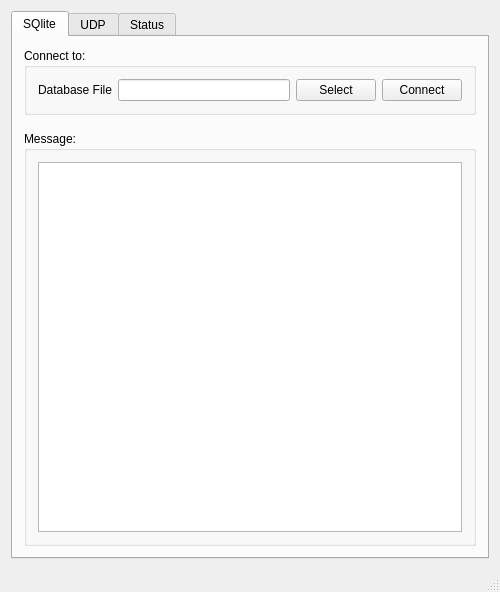
<?xml version="1.0" encoding="UTF-8"?>
<ui version="4.0">
 <class>MainWindow</class>
 <widget class="QMainWindow" name="MainWindow">
  <property name="geometry">
   <rect>
    <x>0</x>
    <y>0</y>
    <width>500</width>
    <height>592</height>
   </rect>
  </property>
  <property name="minimumSize">
   <size>
    <width>500</width>
    <height>500</height>
   </size>
  </property>
  <property name="windowTitle">
   <string>emRad Server</string>
  </property>
  <property name="windowIcon">
   <iconset>
    <normaloff>../../../.designer/backup/res/socket_test.png</normaloff>../../../.designer/backup/res/socket_test.png</iconset>
  </property>
  <widget class="QWidget" name="centralWidget">
   <layout class="QVBoxLayout" name="verticalLayout">
    <item>
     <widget class="QTabWidget" name="tabWidget">
      <property name="tabShape">
       <enum>QTabWidget::Rounded</enum>
      </property>
      <property name="currentIndex">
       <number>0</number>
      </property>
      <widget class="QWidget" name="SQlite">
       <attribute name="title">
        <string>SQlite</string>
       </attribute>
       <layout class="QVBoxLayout" name="verticalLayout_5">
        <item>
         <widget class="QGroupBox" name="groupBox_4">
          <property name="title">
           <string>Connect to:</string>
          </property>
          <layout class="QVBoxLayout" name="verticalLayout_6">
           <item>
            <layout class="QHBoxLayout" name="horizontalLayout_7">
             <item>
              <widget class="QLabel" name="label_targetIP">
               <property name="sizePolicy">
                <sizepolicy hsizetype="Preferred" vsizetype="Preferred">
                 <horstretch>0</horstretch>
                 <verstretch>0</verstretch>
                </sizepolicy>
               </property>
               <property name="minimumSize">
                <size>
                 <width>0</width>
                 <height>0</height>
                </size>
               </property>
               <property name="baseSize">
                <size>
                 <width>0</width>
                 <height>0</height>
                </size>
               </property>
               <property name="text">
                <string>Database File</string>
               </property>
              </widget>
             </item>
             <item>
              <widget class="QLineEdit" name="lineEdit_DbFile">
               <property name="minimumSize">
                <size>
                 <width>150</width>
                 <height>0</height>
                </size>
               </property>
               <property name="maximumSize">
                <size>
                 <width>400</width>
                 <height>16777215</height>
                </size>
               </property>
              </widget>
             </item>
             <item>
              <widget class="QPushButton" name="button_DbClient_select">
               <property name="text">
                <string>Select</string>
               </property>
              </widget>
             </item>
             <item>
              <widget class="QPushButton" name="button_DbClient">
               <property name="text">
                <string>Connect</string>
               </property>
              </widget>
             </item>
            </layout>
           </item>
          </layout>
         </widget>
        </item>
        <item>
         <spacer name="verticalSpacer_4">
          <property name="orientation">
           <enum>Qt::Vertical</enum>
          </property>
          <property name="sizeType">
           <enum>QSizePolicy::Fixed</enum>
          </property>
          <property name="sizeHint" stdset="0">
           <size>
            <width>20</width>
            <height>10</height>
           </size>
          </property>
         </spacer>
        </item>
        <item>
         <widget class="QGroupBox" name="groupBox_2">
          <property name="title">
           <string>Message:</string>
          </property>
          <layout class="QVBoxLayout" name="verticalLayout_4">
           <item>
            <widget class="QTextBrowser" name="textBrowser_DbClientMessage"/>
           </item>
          </layout>
         </widget>
        </item>
       </layout>
      </widget>
      <widget class="QWidget" name="tab_udp">
       <attribute name="title">
        <string>UDP</string>
       </attribute>
       <layout class="QVBoxLayout" name="verticalLayout_9">
        <item>
         <widget class="QGroupBox" name="groupBox_6">
          <property name="title">
           <string>Listen on:</string>
          </property>
          <layout class="QVBoxLayout" name="verticalLayout_10">
           <item>
            <layout class="QHBoxLayout" name="horizontalLayout_4">
             <item>
              <widget class="QLabel" name="label_3">
               <property name="text">
                <string>Port:</string>
               </property>
              </widget>
             </item>
             <item>
              <widget class="QLineEdit" name="lineEdit_UdpListenPort">
               <property name="sizePolicy">
                <sizepolicy hsizetype="Preferred" vsizetype="Fixed">
                 <horstretch>0</horstretch>
                 <verstretch>0</verstretch>
                </sizepolicy>
               </property>
               <property name="minimumSize">
                <size>
                 <width>80</width>
                 <height>0</height>
                </size>
               </property>
               <property name="maximumSize">
                <size>
                 <width>80</width>
                 <height>16777215</height>
                </size>
               </property>
              </widget>
             </item>
             <item>
              <spacer name="horizontalSpacer_3">
               <property name="orientation">
                <enum>Qt::Horizontal</enum>
               </property>
               <property name="sizeHint" stdset="0">
                <size>
                 <width>40</width>
                 <height>20</height>
                </size>
               </property>
              </spacer>
             </item>
             <item>
              <widget class="QPushButton" name="button_Udp">
               <property name="text">
                <string>Start</string>
               </property>
              </widget>
             </item>
            </layout>
           </item>
          </layout>
         </widget>
        </item>
        <item>
         <spacer name="verticalSpacer_5">
          <property name="orientation">
           <enum>Qt::Vertical</enum>
          </property>
          <property name="sizeType">
           <enum>QSizePolicy::Fixed</enum>
          </property>
          <property name="sizeHint" stdset="0">
           <size>
            <width>20</width>
            <height>10</height>
           </size>
          </property>
         </spacer>
        </item>
        <item>
         <widget class="QGroupBox" name="groupBox_8">
          <property name="title">
           <string>Message:</string>
          </property>
          <layout class="QVBoxLayout" name="verticalLayout_11">
           <item>
            <widget class="QTextBrowser" name="textBrowser_UdpMessage"/>
           </item>
          </layout>
         </widget>
        </item>
       </layout>
      </widget>
      <widget class="QWidget" name="tabStats">
       <property name="maximumSize">
        <size>
         <width>476</width>
         <height>16777215</height>
        </size>
       </property>
       <attribute name="title">
        <string>Status</string>
       </attribute>
       <widget class="QWidget" name="verticalLayoutWidget">
        <property name="geometry">
         <rect>
          <x>0</x>
          <y>0</y>
          <width>481</width>
          <height>411</height>
         </rect>
        </property>
        <layout class="QVBoxLayout" name="verticalLayout_3">
         <item>
          <widget class="QLabel" name="label_2">
           <property name="font">
            <font>
             <weight>75</weight>
             <bold>true</bold>
            </font>
           </property>
           <property name="text">
            <string>Status</string>
           </property>
           <property name="alignment">
            <set>Qt::AlignCenter</set>
           </property>
          </widget>
         </item>
         <item>
          <spacer name="verticalSpacer_2">
           <property name="orientation">
            <enum>Qt::Vertical</enum>
           </property>
           <property name="sizeType">
            <enum>QSizePolicy::Fixed</enum>
           </property>
           <property name="sizeHint" stdset="0">
            <size>
             <width>20</width>
             <height>20</height>
            </size>
           </property>
          </spacer>
         </item>
         <item>
          <widget class="QLabel" name="label">
           <property name="text">
            <string>Database</string>
           </property>
          </widget>
         </item>
         <item>
          <spacer name="verticalSpacer_3">
           <property name="orientation">
            <enum>Qt::Vertical</enum>
           </property>
           <property name="sizeType">
            <enum>QSizePolicy::Fixed</enum>
           </property>
           <property name="sizeHint" stdset="0">
            <size>
             <width>20</width>
             <height>10</height>
            </size>
           </property>
          </spacer>
         </item>
         <item>
          <widget class="QLabel" name="db_status_label">
           <property name="text">
            <string/>
           </property>
          </widget>
         </item>
         <item>
          <widget class="QLabel" name="db_tp_label">
           <property name="text">
            <string>0 Packets per Second</string>
           </property>
          </widget>
         </item>
         <item>
          <spacer name="verticalSpacer_6">
           <property name="orientation">
            <enum>Qt::Vertical</enum>
           </property>
           <property name="sizeType">
            <enum>QSizePolicy::Fixed</enum>
           </property>
           <property name="sizeHint" stdset="0">
            <size>
             <width>20</width>
             <height>10</height>
            </size>
           </property>
          </spacer>
         </item>
         <item>
          <widget class="QLabel" name="label_4">
           <property name="text">
            <string>Network</string>
           </property>
          </widget>
         </item>
         <item>
          <spacer name="verticalSpacer_7">
           <property name="orientation">
            <enum>Qt::Vertical</enum>
           </property>
           <property name="sizeType">
            <enum>QSizePolicy::Fixed</enum>
           </property>
           <property name="sizeHint" stdset="0">
            <size>
             <width>20</width>
             <height>10</height>
            </size>
           </property>
          </spacer>
         </item>
         <item>
          <widget class="QLabel" name="nw_status_label">
           <property name="text">
            <string/>
           </property>
          </widget>
         </item>
         <item>
          <widget class="QLabel" name="nw_tp_label">
           <property name="text">
            <string>0 Packets per Second</string>
           </property>
          </widget>
         </item>
         <item>
          <spacer name="verticalSpacer">
           <property name="orientation">
            <enum>Qt::Vertical</enum>
           </property>
           <property name="sizeHint" stdset="0">
            <size>
             <width>20</width>
             <height>40</height>
            </size>
           </property>
          </spacer>
         </item>
        </layout>
       </widget>
      </widget>
     </widget>
    </item>
   </layout>
  </widget>
  <widget class="QMenuBar" name="menuBar">
   <property name="geometry">
    <rect>
     <x>0</x>
     <y>0</y>
     <width>500</width>
     <height>21</height>
    </rect>
   </property>
  </widget>
  <widget class="QStatusBar" name="status_bar"/>
 </widget>
 <layoutdefault spacing="6" margin="11"/>
 <resources/>
 <connections/>
</ui>
